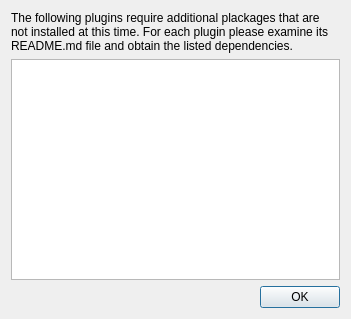
<?xml version="1.0" encoding="UTF-8"?>
<ui version="4.0">
 <class>MissingDependencies</class>
 <widget class="QDialog" name="MissingDependencies">
  <property name="geometry">
   <rect>
    <x>0</x>
    <y>0</y>
    <width>351</width>
    <height>319</height>
   </rect>
  </property>
  <property name="windowTitle">
   <string>Dependencies</string>
  </property>
  <property name="windowIcon">
   <iconset resource="resources.qrc">
    <normaloff>:/mapclient/images/icon-app.png</normaloff>:/mapclient/images/icon-app.png</iconset>
  </property>
  <layout class="QVBoxLayout" name="verticalLayout">
   <item>
    <widget class="QLabel" name="label">
     <property name="text">
      <string>The following plugins require additional plackages that are not installed at this time. For each plugin please examine its README.md file and obtain the listed dependencies.</string>
     </property>
     <property name="wordWrap">
      <bool>true</bool>
     </property>
    </widget>
   </item>
   <item>
    <widget class="QListWidget" name="listWidget">
     <property name="textElideMode">
      <enum>Qt::ElideMiddle</enum>
     </property>
    </widget>
   </item>
   <item>
    <layout class="QHBoxLayout" name="horizontalLayout">
     <item>
      <spacer name="horizontalSpacer">
       <property name="orientation">
        <enum>Qt::Horizontal</enum>
       </property>
       <property name="sizeHint" stdset="0">
        <size>
         <width>288</width>
         <height>20</height>
        </size>
       </property>
      </spacer>
     </item>
     <item>
      <widget class="QPushButton" name="pushButton">
       <property name="text">
        <string>OK</string>
       </property>
      </widget>
     </item>
    </layout>
   </item>
  </layout>
 </widget>
 <resources>
  <include location="resources.qrc"/>
 </resources>
 <connections>
  <connection>
   <sender>pushButton</sender>
   <signal>clicked()</signal>
   <receiver>MissingDependencies</receiver>
   <slot>close()</slot>
   <hints>
    <hint type="sourcelabel">
     <x>602</x>
     <y>228</y>
    </hint>
    <hint type="destinationlabel">
     <x>324</x>
     <y>124</y>
    </hint>
   </hints>
  </connection>
 </connections>
</ui>
